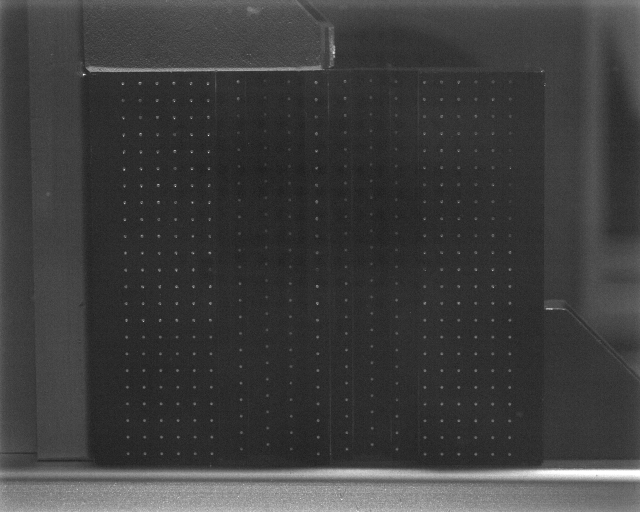
#> input picture example/Calibration/cal1.tif, 1280 x 1024 px (shown at 1/2 size); its folder holds only this picture in this run
$ python -i segmentation_mod.py   (imports and definitions only)
#> lines starting #> are read from the running program, lines starting #| are printed output that depends on the picture; after the words box and inside, x2 and y2 are one past the last pixel; in counts of white or black regions, pixels touching at a corner belong together
#> further down, picture is the input picture: shape (1024, 1280); min 0, max 255, mean 61.3
# -*- coding: utf-8 -*-
"""
Created on Fri Dec  7 18:02:07 2018

@author: ron


contains a class for segmentation of circular particles
"""

from myptv.tracking_2D_mod import track_2D_multiframe
# from myptv.TsaiModel.camera import camera_Tsai
from myptv.tracking_mod import fill_in_trajectory

from pandas import read_csv

from numpy import savetxt, meshgrid, float32, array, divide, zeros_like #, ones
from numpy import sum as npsum
from numpy import abs as npabs
from numpy import max as npmax
# from numpy import median as npmedian
from numpy import append as npappend

# from skimage.io import imread
from skimage import io

# from scipy.signal import convolve2d
from scipy.ndimage import gaussian_filter, median_filter, label
from scipy.ndimage import find_objects
from scipy.spatial import KDTree

import tqdm
import os
from time import time


class particle_segmentation(object):
    '''a class for segmenting out particles (blobs) for a given image'''


    def __init__(self, image, sigma=None, threshold=10, mask=1.0,
                 median = None, local_filter = None, particle_size=3,
                 BG_image = None,
                 EQ_map = None,
                 DoG_sigma = None,
                 min_xsize=None, max_xsize=None,
                 min_ysize=None, max_ysize=None,
                 min_mass=None, max_mass=None,
                 method='labeling'):
        '''
        inputs -

        image - the image (matrix) to be analyzed

        particle_size - the expected size of particles; this input is only
                        used if method='dilation'.

        sigma - float, standard deviation of the gaussian blur filter. If this
                is None, then the bluring filter is not applied.

        threshold - int, the grey value above which pixels are considered a
                    particle. Note that the threshold is performed after the
                    blur and local mean subtraction filters are applied.

        mask - either array of 0 and 1 with the same shape of imae, or 1. If
               this is an array of 0 and 1, this is taken to choose regions
               of interest in the analyzed image (regions with 0 are
               discarded).

        local_filter - int, the window size of the local mean subtraction
                       filter. In this is None then the filter is not applied.

        BG_image - Either a given static image, in which case this image is
                   subtracted from the given image by taking the difference,
                   or this is None, in which case this operation is skipped.

        EQ_map - Either a given array, in which case this array is
                 used to equalize the image intensity, or this is None, in
                 which case this operation is skipped.

        DoG_sigma - Difference of Gaussian parameters. If this is None, then
                    the Dog is not used. If this is a list of two numbers then
                    they represent two standard deviations for Gaussian blurs.

        min/max_( ) - size and area filters for the discovered blobs. If None
                      then filters are not applied.

        method - string. The method used for labeling the blobds. Can be
                 either 'dilation' or 'labeling'. In dilation, local maxima
                 are sought in the image and the blobs are considered to be
                 regions of size 'particle_size' around these maxima. In the
                 'labeling' method, the threshold is performed and blobs are
                 considered to be connected bright pixels. The dilation method
                 is better at distinguishing close particles (saddle points in
                 the brihtness) if their size is given correctly. The
                 'labeling' method may be better for non spherical particles.
        '''

        self.im = image
        self.p_size = particle_size
        self.sigma = sigma
        self.median = median
        self.th = threshold
        self.mask = mask
        self.bbox_limits = (min_xsize, max_xsize, min_ysize, max_ysize)
        self.mass_limits = (min_mass, max_mass)
        self.loc_filter = local_filter
        self.BG_image = BG_image
        self.EQ_map = EQ_map

        if method not in ['dilation', 'labeling']:
            raise ValueError('method "%s" unknown.'%method)

        self.method = method

        if DoG_sigma is None:
            self.DoG_sigma = DoG_sigma

        elif type(DoG_sigma) in [list, tuple] and len(DoG_sigma)==2:
            self.DoG_sigma = DoG_sigma

        else: raise TypeError('DoG sigma can be either list of lenth 2 or None')


    # [21 lines left out: function local_filter, not called in this run]


    def process_image(self):
        '''
        Will perform image processing - the gaussian blur and then the loal
        mean subtraction; processing is performed only if the filter parameters
        are not None. Finlly it will apply the mask to cover unwanted regions.
        Results are stored in the self.processed_im.
        '''

        # subtract background:
        if self.BG_image is not None:
            imNoBG = npabs(self.im - self.BG_image).astype(self.im.dtype)
        else:
            imNoBG = self.im

        # Equalize intensity
        if self.EQ_map is not None:
            # imEQ = imNoBG/self.EQ_map / npmax(imNoBG/self.EQ_map) * npmax(imNoBG)
            mx = npmax(imNoBG)
            imEQ = imNoBG/self.EQ_map
            imEQ[imEQ>mx]
            imEQ = imEQ.astype(self.im.dtype)
        else:
            imEQ = imNoBG

        # apply DoG filter
        if self.DoG_sigma is not None:
            blur1 = gaussian_filter(imEQ, self.DoG_sigma[0])
            blur2 = gaussian_filter(imEQ, self.DoG_sigma[1])
            imDoG = blur1 - blur2
        else:
            imDoG = imEQ

        # apply a Gussian blur
        if self.sigma is not None:
            blured = gaussian_filter(imDoG, self.sigma)
        else:
            blured = imDoG

        # apply median filter
        if self.median is not None:
            med = median_filter(blured, size = self.median)
        else:
            med = blured

        # apply local mean subtraction
        if self.loc_filter is not None:
            filtered = self.local_filter(med)
        else:
            filtered = med

        # apply the mask
        self.processed_im = filtered * self.mask


    def get_binary_image(self):
        '''Will mark pixels in the image as background and foreground
        (particles) using the given method'''

        # Do the image processing
        self.process_image()

        if self.method=='labeling':
            # find bright regions and generate a binary image
            global_filt = self.processed_im > self.th
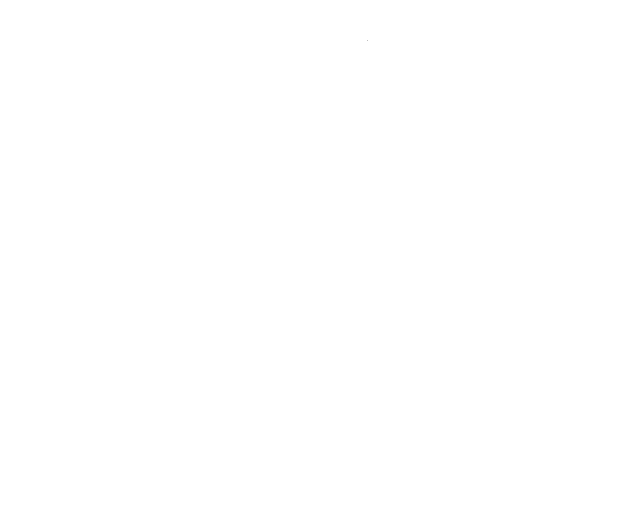
#> global_filt: shape (1024, 1280) bool (shown at 1/2 size); 100% white; black in thin lines or dots, all inside (x1, y1, x2, y2) = (735, 80, 736, 81)
            bin_image = 1.0 * global_filt * self.mask
            return bin_image

        elif self.method == 'dilation':
            # dilate, find briht local maxima, and generate a binary image
            from scipy.ndimage import grey_dilation
            dilated = grey_dilation(self.processed_im,
                                    size=self.p_size, mode='constant')
            bin_im = (self.processed_im==dilated) * (self.processed_im>self.th)

            return bin_im


    # [63 lines left out: function characterize_blob, not called in this run]


    def blob_labeling(self, image):
        '''
        Will label connected areas (blobs) for the labeling method.

        Labels regions with value 1 in a binary image and return their
        coordinates. The values of image are 0 for background and 1 for
        foreground.

        output - linked: a nested list of connected pixel indexes
        '''
        # use scipy to label the blobs
        self.labeled = label(image)[0]
        locations = find_objects(self.labeled)
#> locations = 1 item

        return locations


    def get_blobs(self):
        '''Returns a list of particle centers, their box size, and area

        The center is the weighted mean of the blob coordinates using
        the brightness as weights.
        The box size is the largest length that bound the blob in the
        x and y directions.
        The area is the number of pixels belonging to the blob

        returns - blobs: a nested list of [ [(center), (box size), area], ...]
        '''

        if self.method == 'dilation':

            # get a list of pixel coordinates that are bright local maxima
            self.bin_im = self.get_binary_image()
            self.Y, self.X = meshgrid(range(self.im.shape[1]),
                                      range(self.im.shape[0]))
            coords = list(zip(self.X[self.bin_im>0], self.Y[self.bin_im>0]))

            blobs = []
            for coord in coords:

                # perform iterations (maximum of 3) to refine particles' position
                for i in range(3) :
                    C, bbox, mass = self.characterize_blob(coord)
                    d = ((C[0]-coord[0])**2 + (C[1]-coord[1])**2)**0.5
                    coord = C

                    if d < 1.0:
                        break

                # round the center of mass
                coord = [round(coord[0], ndigits=2),
                         round(coord[1], ndigits=2)]

                # add final blob to final list
                blobs.append( [coord, bbox, mass] )


            # search and remove duplicates; duplicates are points that are
            # closer than self.particle_size/2 away. In this case, we keep the
            # blob with lower mass,
            if len(blobs) > 0:
                tree = KDTree([b[0] for b in blobs])
                duplicates = tree.query_pairs(self.p_size/2)
                to_remove = []
                for d in duplicates:
                    if blobs[d[0]][-1] < blobs[d[1]][-1]:
                        to_remove.append(d[1])
                    else:
                        to_remove.append(d[0])

                to_remove = list(set(to_remove))

                for i in sorted(to_remove, reverse=True):
                    del blobs[i]

            self.blobs = blobs


        elif self.method=='labeling':

            # getting the binary image
            self.bin_im = self.get_binary_image()

            # labeling connected foreground pixels to form "blobs"
            blob_pixels = self.blob_labeling(self.bin_im)
#> blob_pixels = 1 item

            blobs = []

            stamp_y, stamp_x = meshgrid(range(self.im.shape[1]),
                                        range(self.im.shape[0]))

            for e, loc in enumerate(blob_pixels):
                # extracting blob parameters
                mask = 1.0*(self.labeled[loc]>0)*(self.labeled[loc]==e+1)
                mass = npsum(self.processed_im[loc] * mask)
                X = npsum(stamp_x[loc] * self.processed_im[loc] * mask) / mass
                Y = npsum(stamp_y[loc] * self.processed_im[loc] * mask) / mass
                center = [round(X, ndigits=2), round(Y, ndigits=2)]
                box_size = list(mask.shape)
                blobs.append( [center, box_size, mass])
#> this loop made 1 pass
#> (e, mass, X, Y, box_size) on pass 1: (0, 80324480, 546, 643.5, [1024, 1280])
#> after the loop, blobs = [[[546, 643.5], [1024, 1280], 80324480]]

            self.blobs = blobs
#> self.blobs = [[[546, 643.5], [1024, 1280], 80324480]]


    # [59 lines left out: functions apply_blobs_size_filter, plot_blobs, save_results, not called in this run]


class loop_segmentation(object):

    '''A class for looping over images in a directory to segment particles
    and save the results in a file.'''

    # [377 lines left out: functions __init__, get_file_names, calculate_BG, segment_folder_images, save_results, iter_frame and 3 more, not called in this run]


# ============================================================================
#                      New attempt of segmentation addon
# ============================================================================

class tracking_augmented_segmentation(track_2D_multiframe):

    # [118 lines left out: functions __init__, blobs_to_particles, augment_blobs, save_augmented_blobs, not called in this run]


# [28 lines of commented-out code are left out]

>>> import cv2
>>> picture = cv2.imread('../example/Calibration/cal1.tif', cv2.IMREAD_GRAYSCALE)
>>> result = particle_segmentation(picture).get_blobs()

$ run again, on example/Calibration/cal2.tif
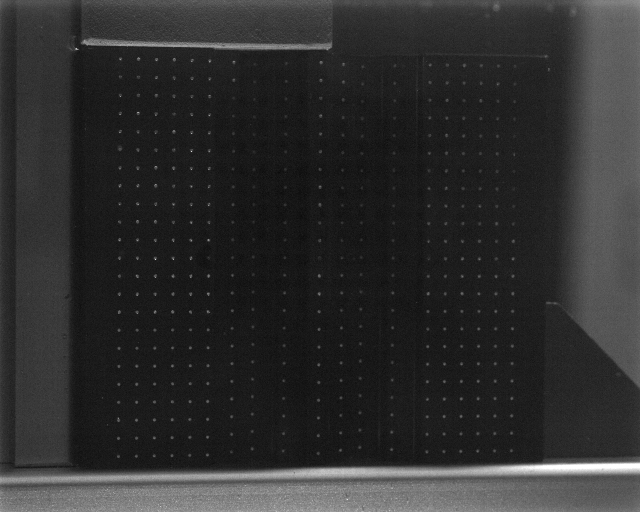
#> input picture example/Calibration/cal2.tif, 1280 x 1024 px (shown at 1/2 size)
#> picture is the input picture: shape (1024, 1280); min 0, max 255, mean 46.2
#> in get_binary_image, `global_filt = self.processed_im > self.th`:
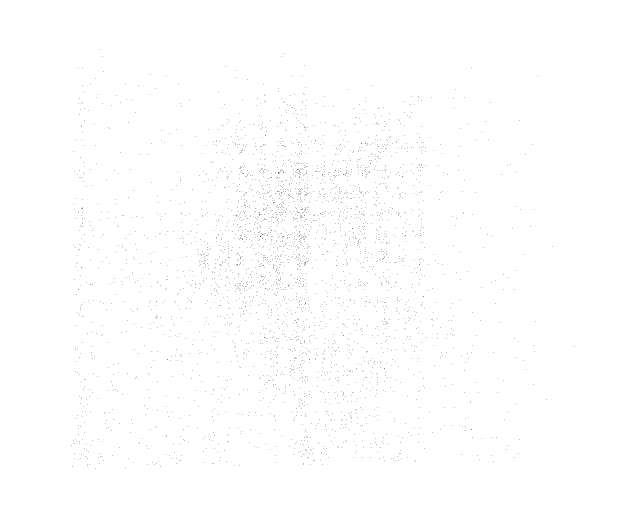
#> global_filt: shape (1024, 1280) bool (shown at 1/2 size); 99.7% white; black in thin lines or dots, all inside (x1, y1, x2, y2) = (142, 98, 1149, 937)
#> locations = 1 item
#> the loop in get_blobs, `for e, loc in enumerate(blob_pixels):` made 1 pass
#> (e, mass, X, Y, box_size) on pass 1: (0, 60503814, 551.6, 681.7, [1024, 1280])
#> after the loop in get_blobs, `for e, loc in enumerate(blob_pixels):`: blobs = [[[551.6, 681.7], [1024, 1280], 60503814]]

$ run again, on example/Calibration/cal3.tif
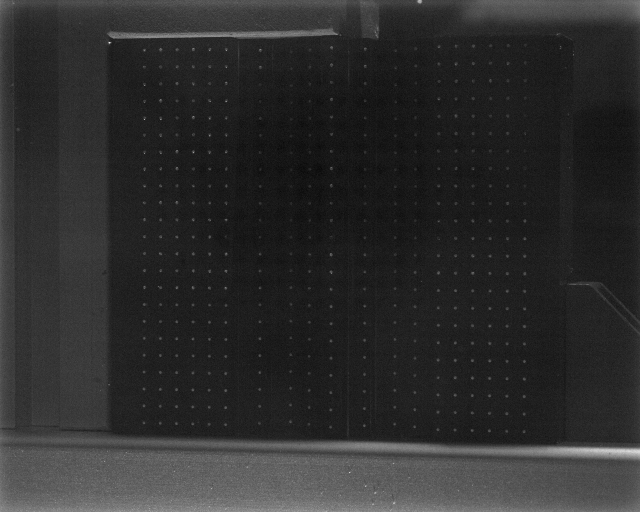
#> input picture example/Calibration/cal3.tif, 1280 x 1024 px (shown at 1/2 size)
#> picture is the input picture: shape (1024, 1280); min 0, max 255, mean 44.7
#> in get_binary_image, `global_filt = self.processed_im > self.th`:
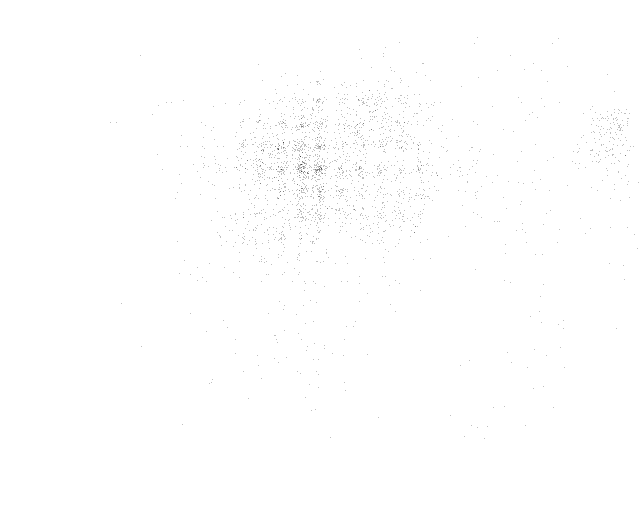
#> global_filt: shape (1024, 1280) bool (shown at 1/2 size); 99.8% white; black in thin lines or dots, all inside (x1, y1, x2, y2) = (221, 75, 1277, 877)
#> in blob_labeling, `self.labeled = label(image)[0]`:
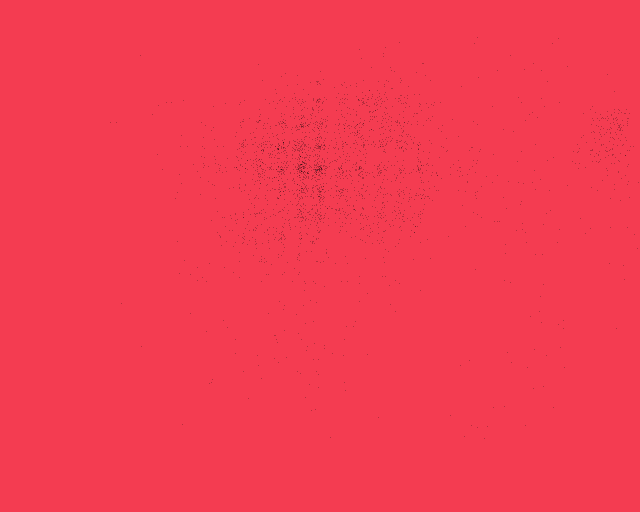
#> self.labeled: shape (1024, 1280) int32 (shown at 1/2 size); 3 distinct labels, from 0 to 2; one colour per label, 0 black
#> locations = 2 items
#> the loop in get_blobs, `for e, loc in enumerate(blob_pixels):` made 2 passes
#> (e, mass, X, Y, box_size) on pass 1: (0, 58604207, 584.3, 602.6, [1024, 1280])
#> after the loop in get_blobs, `for e, loc in enumerate(blob_pixels):`: blobs = [[[584.3, 602.6], [1024, 1280], 58604207], [[340, 632], [1, 1], 16]]
#> self.blobs has the same summary as blobs
